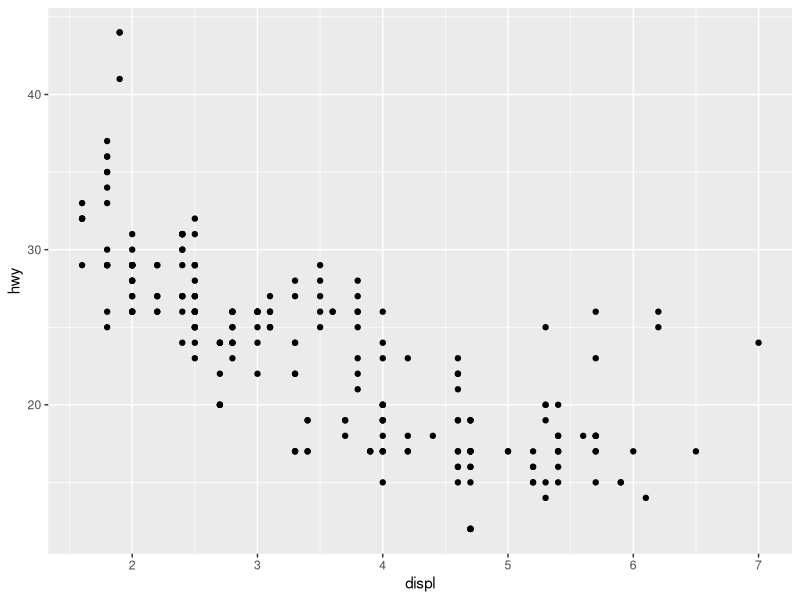
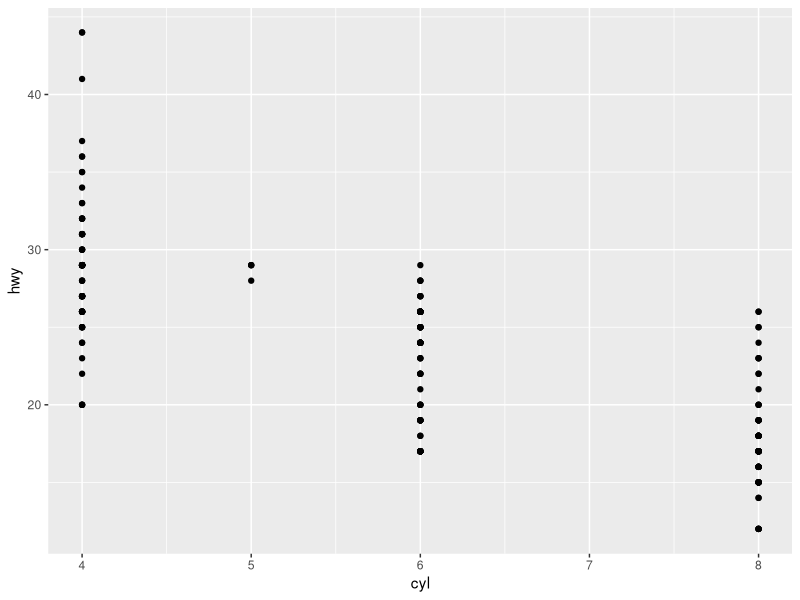
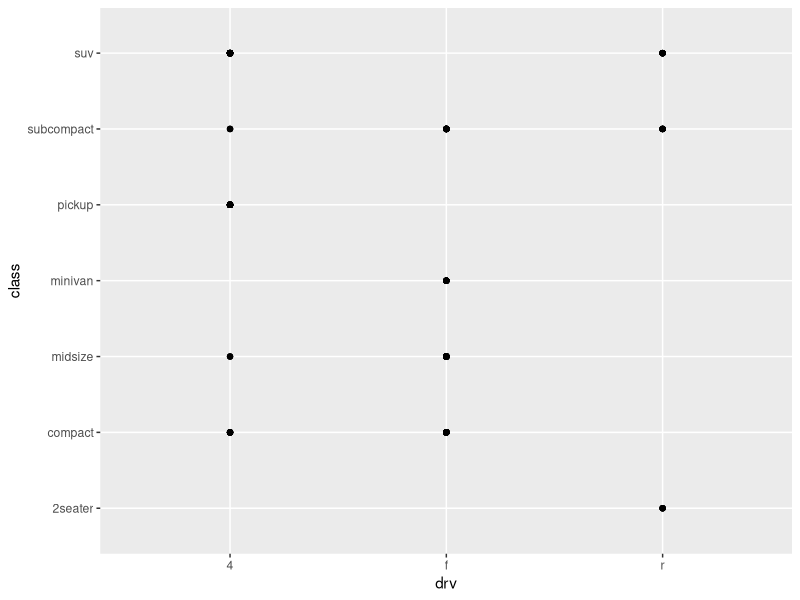
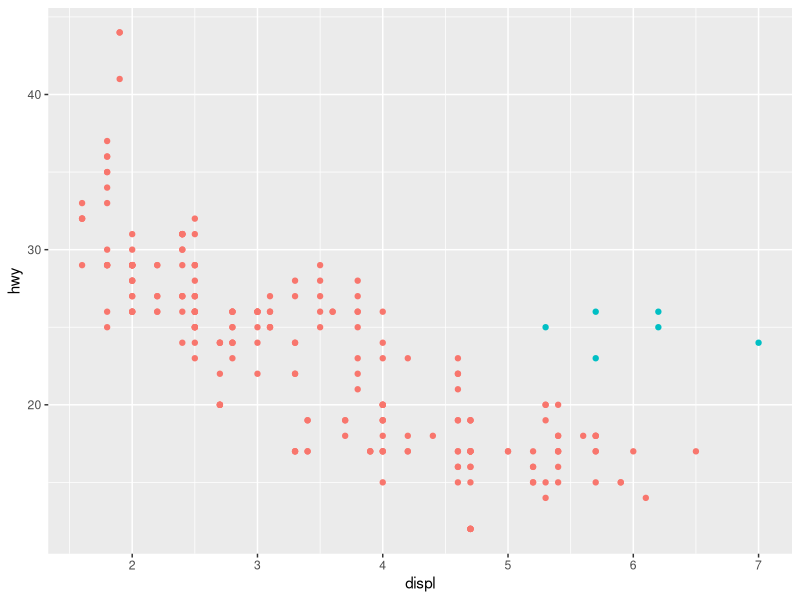
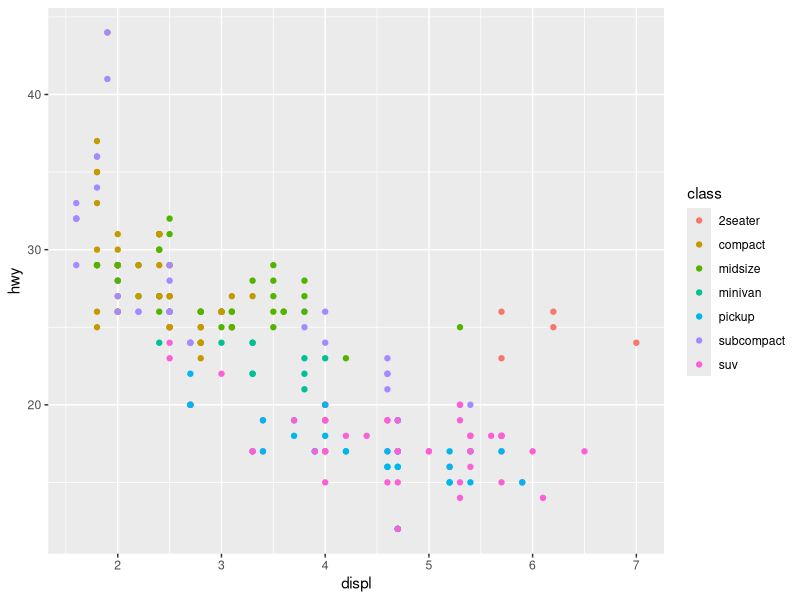
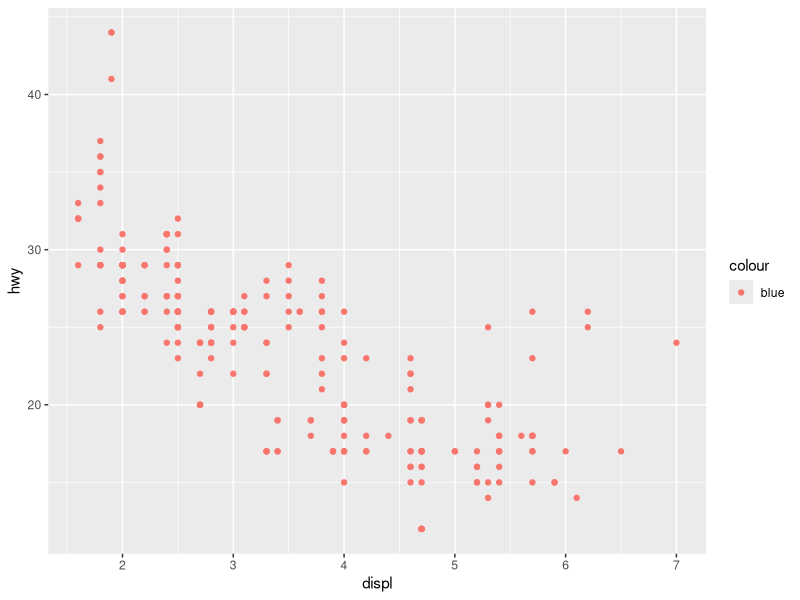

Recreate these plots in R, in order. (Note: this script raises an error after producing the figures.)
# notes on book R for data science (https://r4ds.had.co.nz/)

library("tidyverse")

# Do cars with big engines use more fuel than cars with small engines?
ggplot(data = mpg) + 
  geom_point(mapping = aes(x = displ, y = hwy))

# A mapping template:
# ggplot(data = <DATA>) + 
#   <GEOM_FUNCTION>(mapping = aes(<MAPPINGS>))

# Run ggplot(data = mpg). What do you see?
#   An empty plot
#   How many rows are in mpg? How many columns?
dim(mpg) # 234 x 11
#   What does the drv variable describe? Read the help for ?mpg to find out.
?mpg # the type of drive train, where f = front-wheel drive, r = rear wheel drive, 4 = 4wd
# Make a scatterplot of hwy vs cyl.
ggplot(data = mpg) + 
  geom_point(mapping = aes(x = cyl, y = hwy))
# What happens if you make a scatterplot of class vs drv? Why is the plot not useful?
ggplot(data = mpg) + 
  geom_point(mapping = aes(x = drv, y = class)) # two categorical data types

# color "outlier" points
ggplot(data = mpg) + 
  geom_point(mapping = aes(x = displ, y = hwy, color = hwy > 20 & displ > 5), show.legend = FALSE)

# color by class of car
ggplot(data = mpg) + 
  geom_point(mapping = aes(x = displ, y = hwy, color = class)) # most outliers 2seaters

# What has gone wrong with this code? Why are the points not blue?
ggplot(data = mpg) + 
geom_point(mapping = aes(x = displ, y = hwy, color = "blue"))
# color should be outside of mapping
  
# Which variables in mpg are categorical? Which variables are continuous? 
mpg # categorical: manufacturer, model, trans, drv, fl, class
# continuous: hwy, cty, cyl, year?, displ
  
# Map a continuous variable to color, size, and shape. 
# How do these aesthetics behave differently for categorical vs. continuous variables?
ggplot(data = mpg) + 
  geom_point(mapping = aes(x = displ, y = hwy, shape = displ))
# color:gradient vs individual legend
# shape: A continuous variable cannot be mapped to the shape aesthetic

# What happens if you map the same variable to multiple aesthetics?
ggplot(data = mpg) + 
  geom_point(mapping = aes(x = displ, y = hwy, shape = drv, color = drv, size = drv))
# What does the stroke aesthetic do? What shapes does it work with? (Hint: use ?geom_point)
ggplot(mtcars, aes(wt, mpg)) +
  geom_point(shape = 21, colour = "black", fill = "white", size = 5, stroke = 5)
# use to modify the width of the border for shapes that have a border (21-25)
# What happens if you map an aesthetic to something other than a variable name, like aes(colour = displ < 5)?
ggplot(data = mpg) + 
  geom_point(mapping = aes(x = displ, y = hwy, color = displ < 5))
# color mapped based on boolean expression

